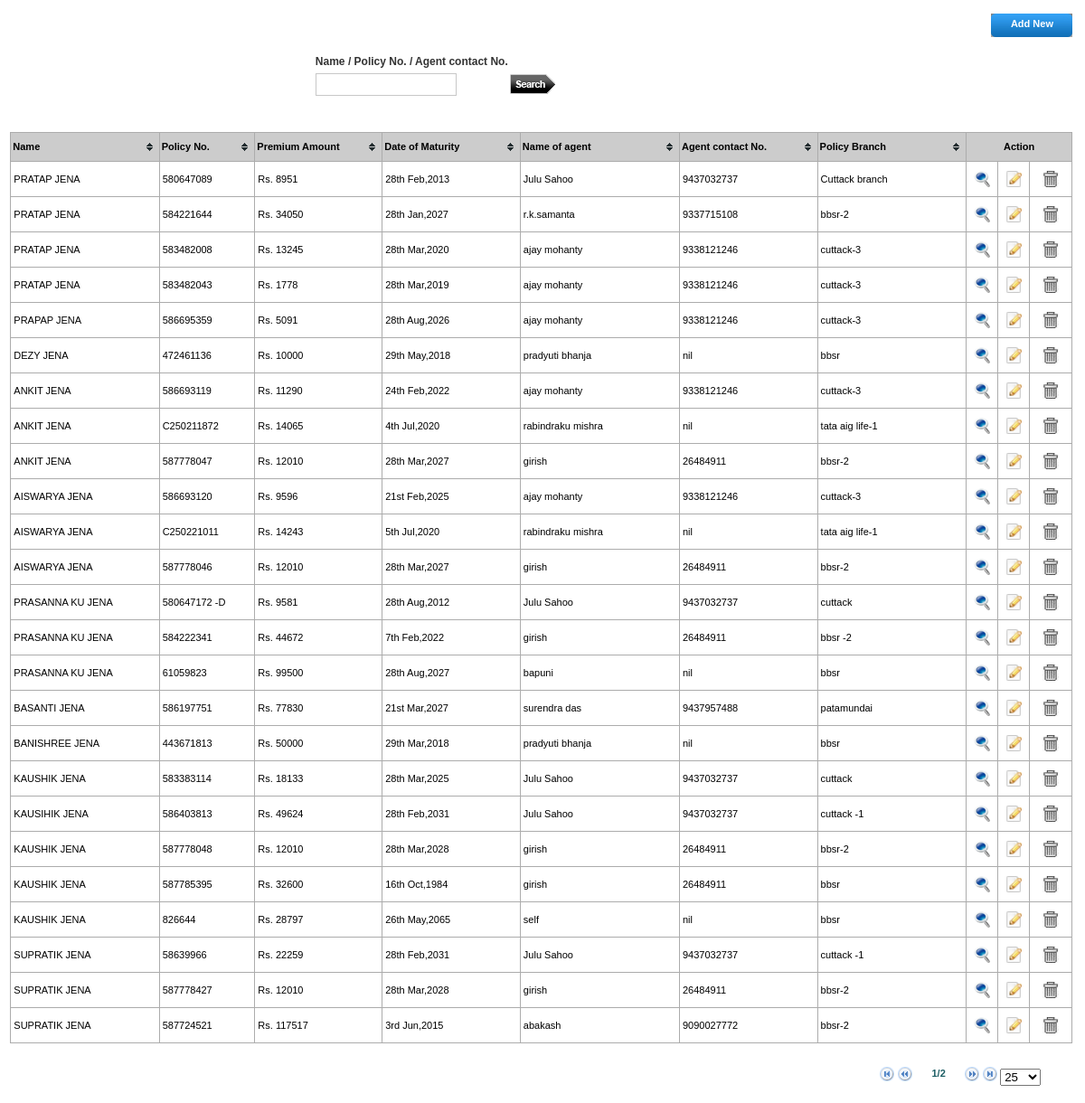
/admin/manage_lic_tab.php (signed in), run on the app's committed database.
### tables this page shows
CREATE TABLE IF NOT EXISTS `lic_registration` (
  `id` int(11) NOT NULL AUTO_INCREMENT,
  `name_policy_holder` varchar(255) NOT NULL,
  `dob` date NOT NULL,
  `age` double NOT NULL,
  `policy_no` varchar(255) NOT NULL,
  `premium_amount` double NOT NULL,
  `mode` varchar(255) NOT NULL,
  `date_commencement` date NOT NULL,
  `date_maturity` date NOT NULL,
  `sum_assured` double NOT NULL,
  `nominee` varchar(255) NOT NULL,
  `table_term` varchar(65) NOT NULL,
  `name_agent` varchar(255) NOT NULL,
  `agent_contact_no` varchar(255) NOT NULL,
  `policy_branch` varchar(255) NOT NULL,
  PRIMARY KEY (`id`)
);

### includes/class.dbFunctions.php (called while the page is built, shortened)
<?php
class Dbfunctions extends Pagination
{
public function __construct()
{
	$localhost = "localhost";
	$username = "root";
	$password = "";
	$db = "ble_finance_latest";
	$this->mysqli = new mysqli($localhost,$username,$password,$db) or
		die('Oops connection error -> ' . mysqli_connect_error());
}
}
?>

### admin/manage_lic_tab.php (the view, shortened to what this page needs)
<?php
include_once '../includes/class.dbFunctions.php';
$db = new Dbfunctions();
include 'application_top.php';
?>
<body>
<table width="100%" border="0" cellspacing="0" cellpadding="0">
                  <tr>
                    <td>&nbsp;</td>
                    <td align="right"><h2><a href="lic_registration.php" class="linkButton">Add New </a></h2></td>
                    <td>&nbsp;</td>
                  </tr>
                  <tr>
                    <td>&nbsp;</td>
                    <td align="center">
					<form action="manage_lic.php" method="post" name="search">
					<table width="500" border="0" cellspacing="0" cellpadding="0">
					  <tr>
					    <td width="43%" height="25" class="text1">Name / Policy No. / Agent contact No. </td>
					    <td width="57%">&nbsp;</td>
					    </tr>
					  <tr>
						<td width="43%">
                        <input name="name_policy_no_contact_no" type="text" id="name_policy_no_contact_no" class="textfield10" style="text-transform:uppercase;"/></td>
					    <td width="57%" align="left"><input type="image" name="imageField" src="images/searchButton.png"></td>
					  </tr>
					</table>
					</form>
					</td>
                    <td>&nbsp;</td>
                  </tr>
                  <tr>
                    <td>&nbsp;</td>
                    <td width="1038" height="30" valign="middle" align="center">
                    </td>
                    <td>&nbsp;</td>
                  </tr>
                  <tr>
                    <td>&nbsp;</td>
                    <td align="center" valign="top">
					<table height="61" border="1" align="center" cellpadding="0" cellspacing="0" bordercolor="#ACACAC"  class="tablesorter" id="sort_table" width="100%">
                      <thead>
                        <tr>
                          <th width="14%" height="27" align="left" valign="middle" class="fetch_headers">Name</th>
                          <th width="9%" align="left" valign="middle" class="fetch_headers">Policy No.</th>
                          <th width="12%" align="left" valign="middle" class="fetch_headers">Premium Amount</th>
                          <th width="13%" align="left" valign="middle" class="fetch_headers">Date of Maturity</th>
                          <th width="15%" align="left" valign="middle" class="fetch_headers">Name of agent</th>
                          <th width="13%" align="left" valign="middle" class="fetch_headers">Agent contact No.</th>
                          <th width="14%" align="left" valign="middle" class="fetch_headers">Policy Branch</th>
                          <th colspan="8" align="center" valign="middle" class="fetch_headers">Action</th>
                          </tr>
                      </thead>
                      <tbody>
					  <?php
						$sch="";
						$sch=substr($sch,0,-4);
						if($sch!='')
						{
							 $src="select * from lic_registration where ".$sch."";
						}
						elseif($sch=='')
						{
						   $src="select * from lic_registration";
						}
						$src_row=$db->mysqli->query($src);
						$num=$src_row->num_rows;
						?>
                        <?php
						 while($lic_info=$src_row->fetch_assoc())
						 {
			            ?>
                        <tr bgcolor="<?=$color;?>"  onmouseover="this.style.backgroundColor='#E6E6E6'" onMouseOut="this.style.backgroundColor=''">
                          <td height="30" align="left" class="fetch_contents" style="padding-left:3px;">
                           <?php  echo strtoupper($lic_info[name_policy_holder]);  ?>
                          </td>
                          <td align="left" class="fetch_contents" style="padding-left:3px;"><?php  echo strtoupper($lic_info[policy_no]);  ?></td>
                          <td align="left" class="fetch_contents" style="padding-left:3px;">Rs. <?php  echo $lic_info[premium_amount];  ?></td>
                          <td align="left" class="fetch_contents" style="padding-left:3px;"><?php  echo date("jS M,Y",strtotime($lic_info[date_maturity]));  ?></td>
                          <td align="left" class="fetch_contents" style="padding-left:3px;"><?php  echo $lic_info[name_agent];  ?></td>
                          <td align="left" class="fetch_contents" style="padding-left:3px;"><?php  echo $lic_info[agent_contact_no];  ?></td>
                          <td align="left" class="fetch_contents" style="padding-left:3px;"><?php  echo $lic_info[policy_branch];  ?></td>
                          <td width="3%" align="center" bgcolor="<?=$color;?>" class="fetch_contents">
                            <a href="add_premiums.php?id=<?php echo $lic_info[id];?>" class="linktext"><img src="images/view.png" width="18" height="18" title="View"></a>
                          </td>
                          <td width="3%" align="center" bgcolor="<?=$color;?>" class="fetch_contents">
                         <a href="edit_lic_details.php?id=<?php echo $lic_info[id];?>" class="linktext"><img src="images/edit.png" width="18" height="18" title="Edit"></a>
                          </td>
                          <td width="4%" align="center" bgcolor="<?=$color;?>" class="fetch_contents">
                            <a href="manage_lic.php?id=<?php echo $lic_info[id];?>&action=delete" class="linktext" onClick="return confirm('Are you sure you want to delete all informations of this policy?')"><img src="images/trash.jpg" width="18" height="18" title="Delete"></a>
                          </td>
                        </tr>
                        <?php } ?>
                      </tbody>
                    </table></td>
                    <td>&nbsp;</td>
                  </tr>
                  <tr>
                    <td width="10">&nbsp;</td>
                    <td>&nbsp;</td>
                    <td width="12">&nbsp;</td>
                  </tr>
                  <tr>
                    <td>&nbsp;</td>
                    <td align="right">
					<table width="94%" border="0" cellpadding="0" cellspacing="0" align="center">
                      <tr>
                        <td width="76%" align="center">&nbsp;</td>
                        <td width="24%" >
						<?php if($num > 0) { ?>
						<form>
                          <div id="pager" class="pager" style="text-align:right; padding-top:10px;">
						  <img src="table_sorter/icons/first.png" alt="first" width="16" height="16" class="first"/>
						  <img src="table_sorter/icons/prev.png" alt="prev" width="16" height="16" class="prev"/>
                            <input name="text" type="text" class="pagedisplay trans" size="5" readonly=""/>
                            <img src="table_sorter/icons/next.png" width="16" height="16" class="next"/>
							<img src="table_sorter/icons/last.png" width="16" height="16" class="last"/>
                            <select name="select" class="pagesize">
                              <option selected="selected"  value="25">25</option>
                            </select>
                          </div>
                        </form>
						<?php } ?>
                        </td>
                      </tr>
                    </table>
                    </td>
                    <td>&nbsp;</td>
                  </tr>
                  <tr>
                    <td>&nbsp;</td>
                    <td>&nbsp;</td>
                    <td>&nbsp;</td>
                  </tr>
                </table>
</body>
</html>

### admin/application_top.php (shortened to what this page needs)
<!DOCTYPE html PUBLIC "-//W3C//DTD XHTML 1.0 Transitional//EN" "http://www.w3.org/TR/xhtml1/DTD/xhtml1-transitional.dtd">
<html xmlns="http://www.w3.org/1999/xhtml">
<head>
<link href="css/stylesheet.css" rel="stylesheet" type="text/css" />
<link rel="stylesheet" href="tabcss/style.css">
<link rel="stylesheet" href="tabcss/jquery.ui.all.css">
<link rel="stylesheet" href="tabcss/demos.css">
<link rel="stylesheet" href="css/thickbox.css" type="text/css" media="screen" />
<link rel="stylesheet" href="js/validationEngine.jquery.css" type="text/css" media="screen" title="no title" charset="utf-8" />
<link href="../ckeditor/sample.css" rel="stylesheet" type="text/css" />
<link rel="stylesheet" href="table_sorter/themes/blue/style.css" type="text/css" media="print, projection, screen" />
<link rel="stylesheet" href="../datepicker/jquery.ui.all.css">
	<link rel="stylesheet" href="../datepicker/demos.css">
</head>

### admin/css/stylesheet.css (style rules this page uses)
body { padding:0; margin:0; color:#555555; font:normal 12px/16px Arial, Helvetica, sans-serif; }
a img { border:none; }
.textfield10 { height:21px; border:solid 1px #c8c8c8; width:150px; line-height:21px; }
.text1 { font-family:Arial, Helvetica, sans-serif; font-size:12px; color:#333333; font-weight:bold; }
.fetch_headers { font-family:Arial, Helvetica, sans-serif; font-size: 12px; font-weight: bold; color:#ffffff; border-bottom:solid 1px #ACACAC; white-space:nowrap; padding-left:5px; background-color:#97D0FC; }
.fetch_contents { font-family:Arial, Helvetica, sans-serif; font-size: 12px; font-weight: normal; color:#000000; padding-left:5px; }
.linktext { font-family:Arial, Helvetica, sans-serif; font-size:12px; color:#4B7E7C; font-weight:bold; }
.trans { border:transparent; background:transparent; font-weight:bold; font-size:11px; text-align:center; margin-bottom:10px; vertical-align:top; color:#1D5E65; }
.linkButton { background:url(../images/btn.jpg) no-repeat; display:block; height:26px; width:90px; font-size: 11px; font-weight:bold; font-family:Arial; color:#ffffff; text-decoration:none; text-align:center; line-height:23px; cursor:pointer; }

### admin/tabcss/style.css (style rules this page uses)
body { margin-left: 0px; margin-top: 0px; margin-right: 0px; margin-bottom: 0px; }

### admin/tabcss/demos.css (style rules this page uses)
body { font-size: 12px; }
table { font-size: 1em; }
body { font-family: "Arial"; }

### admin/table_sorter/themes/blue/style.css (style rules this page uses)
table.tablesorter { font-family:arial; background-color: #CDCDCD; margin-top:10px; font-size: 12px; width:100%; border-collapse:collapse; text-align: left; }
table.tablesorter thead tr th, table.tablesorter tfoot tr th { background-color:#ccc; font-size: 11px; padding: 2px; font-weight:bold; color:#000; }
table.tablesorter thead tr .header { background-image: url(bg.gif); background-repeat: no-repeat; background-position: center right; cursor: pointer; }
table.tablesorter tbody td { color: #000000; padding: 4px; background-color: #FFF; vertical-align: middle; font-size:11px; }

### data on the page
lic_registration: name_policy_holder "PRATAP JENA", policy_no "580647089", premium_amount "8951", date_maturity "28th Feb,2013", name_agent "Julu Sahoo", agent_contact_no "9437032737", policy_branch "Cuttack branch"
lic_registration: name_policy_holder "PRATAP JENA", policy_no "584221644", premium_amount "34050", date_maturity "28th Jan,2027", name_agent "r.k.samanta", agent_contact_no "9337715108", policy_branch "bbsr-2"
lic_registration: name_policy_holder "PRATAP JENA", policy_no "583482008", premium_amount "13245", date_maturity "28th Mar,2020", name_agent "ajay mohanty", agent_contact_no "9338121246", policy_branch "cuttack-3"
lic_registration: name_policy_holder "PRATAP JENA", policy_no "583482043", premium_amount "1778", date_maturity "28th Mar,2019", name_agent "ajay mohanty", agent_contact_no "9338121246", policy_branch "cuttack-3"
lic_registration: name_policy_holder "PRAPAP JENA", policy_no "586695359", premium_amount "5091", date_maturity "28th Aug,2026", name_agent "ajay mohanty", agent_contact_no "9338121246", policy_branch "cuttack-3"
lic_registration: name_policy_holder "DEZY JENA", policy_no "472461136", premium_amount "10000", date_maturity "29th May,2018", name_agent "pradyuti bhanja", agent_contact_no "nil", policy_branch "bbsr"
lic_registration: name_policy_holder "ANKIT JENA", policy_no "586693119", premium_amount "11290", date_maturity "24th Feb,2022", name_agent "ajay mohanty", agent_contact_no "9338121246", policy_branch "cuttack-3"
lic_registration: name_policy_holder "ANKIT JENA", policy_no "C250211872", premium_amount "14065", date_maturity "4th Jul,2020", name_agent "rabindraku mishra", agent_contact_no "nil", policy_branch "tata aig life-1"
lic_registration: name_policy_holder "ANKIT JENA", policy_no "587778047", premium_amount "12010", date_maturity "28th Mar,2027", name_agent "girish", agent_contact_no "26484911", policy_branch "bbsr-2"
lic_registration: name_policy_holder "AISWARYA JENA", policy_no "586693120", premium_amount "9596", date_maturity "21st Feb,2025", name_agent "ajay mohanty", agent_contact_no "9338121246", policy_branch "cuttack-3"
lic_registration: name_policy_holder "AISWARYA JENA", policy_no "C250221011", premium_amount "14243", date_maturity "5th Jul,2020", name_agent "rabindraku mishra", agent_contact_no "nil", policy_branch "tata aig life-1"
lic_registration: name_policy_holder "AISWARYA JENA", policy_no "587778046", premium_amount "12010", date_maturity "28th Mar,2027", name_agent "girish", agent_contact_no "26484911", policy_branch "bbsr-2"
lic_registration: name_policy_holder "PRASANNA KU JENA", policy_no "580647172 -D", premium_amount "9581", date_maturity "28th Aug,2012", name_agent "Julu Sahoo", agent_contact_no "9437032737", policy_branch "cuttack"
lic_registration: name_policy_holder "PRASANNA KU JENA", policy_no "584222341", premium_amount "44672", date_maturity "7th Feb,2022", name_agent "girish", agent_contact_no "26484911", policy_branch "bbsr -2"
lic_registration: name_policy_holder "PRASANNA KU JENA", policy_no "61059823", premium_amount "99500", date_maturity "28th Aug,2027", name_agent "bapuni", agent_contact_no "nil", policy_branch "bbsr"
lic_registration: name_policy_holder "BASANTI JENA", policy_no "586197751", premium_amount "77830", date_maturity "21st Mar,2027", name_agent "surendra das", agent_contact_no "9437957488", policy_branch "patamundai"
lic_registration: name_policy_holder "BANISHREE JENA", policy_no "443671813", premium_amount "50000", date_maturity "29th Mar,2018", name_agent "pradyuti bhanja", agent_contact_no "nil", policy_branch "bbsr"
lic_registration: name_policy_holder "KAUSHIK JENA", policy_no "583383114", premium_amount "18133", date_maturity "28th Mar,2025", name_agent "Julu Sahoo", agent_contact_no "9437032737", policy_branch "cuttack"
lic_registration: name_policy_holder "KAUSIHIK JENA", policy_no "586403813", premium_amount "49624", date_maturity "28th Feb,2031", name_agent "Julu Sahoo", agent_contact_no "9437032737", policy_branch "cuttack -1"
lic_registration: name_policy_holder "KAUSHIK JENA", policy_no "587778048", premium_amount "12010", date_maturity "28th Mar,2028", name_agent "girish", agent_contact_no "26484911", policy_branch "bbsr-2"
lic_registration: name_policy_holder "KAUSHIK JENA", policy_no "587785395", premium_amount "32600", date_maturity "16th Oct,1984", name_agent "girish", agent_contact_no "26484911", policy_branch "bbsr"
lic_registration: name_policy_holder "KAUSHIK JENA", policy_no "826644", premium_amount "28797", date_maturity "26th May,2065", name_agent "self", agent_contact_no "nil", policy_branch "bbsr"
lic_registration: name_policy_holder "SUPRATIK JENA", policy_no "58639966", premium_amount "22259", date_maturity "28th Feb,2031", name_agent "Julu Sahoo", agent_contact_no "9437032737", policy_branch "cuttack -1"
lic_registration: name_policy_holder "SUPRATIK JENA", policy_no "587778427", premium_amount "12010", date_maturity "28th Mar,2028", name_agent "girish", agent_contact_no "26484911", policy_branch "bbsr-2"
lic_registration: name_policy_holder "SUPRATIK JENA", policy_no "587724521", premium_amount "117517", date_maturity "3rd Jun,2015", name_agent "abakash", agent_contact_no "9090027772", policy_branch "bbsr-2"
